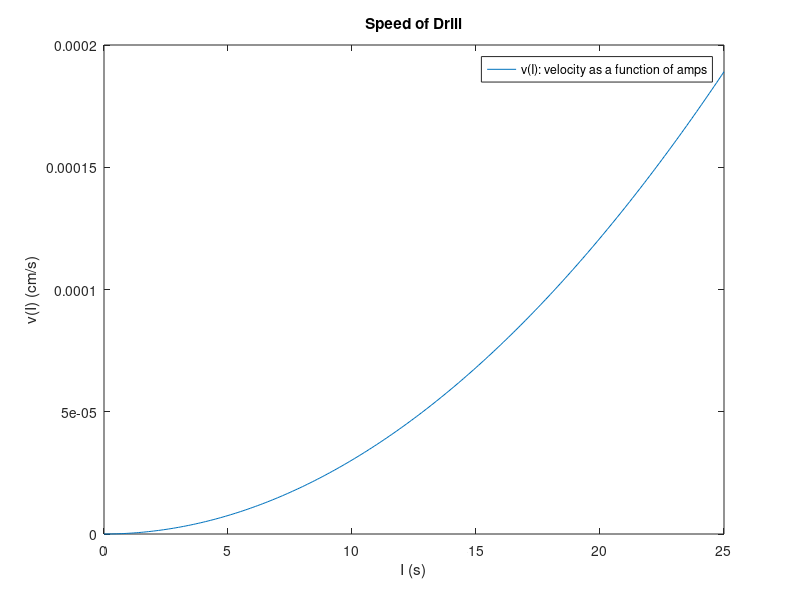

Write the MATLAB code that produced this figure.
%%Author: David Al-Nemri
%%NASA Microgravity NExT - Under Ice


%******Speed of Drill******

%v: velocity cm/s
%I: current (A)
%R: resistance (ohms)
%rho: density (g /(cm^3) )
%deltaT: change in temperature of sample (C)
%c: specfic heat capacity (J /(g*C) )
%s: surface area of cutting (cm^2)

R = 1.1e-6;
rho = .9167;
c = 2.03;
deltaT = 10;
s = .1954;

alpha = R / (rho*c*deltaT*s);

I = [0:0.1:25];

v = ((I.^2).*alpha);

plot(I,v);
xlabel('I (s)');
ylabel('v(I) (cm/s)');
title('Speed of Drill');
legend('v(I): velocity as a function of amps');
